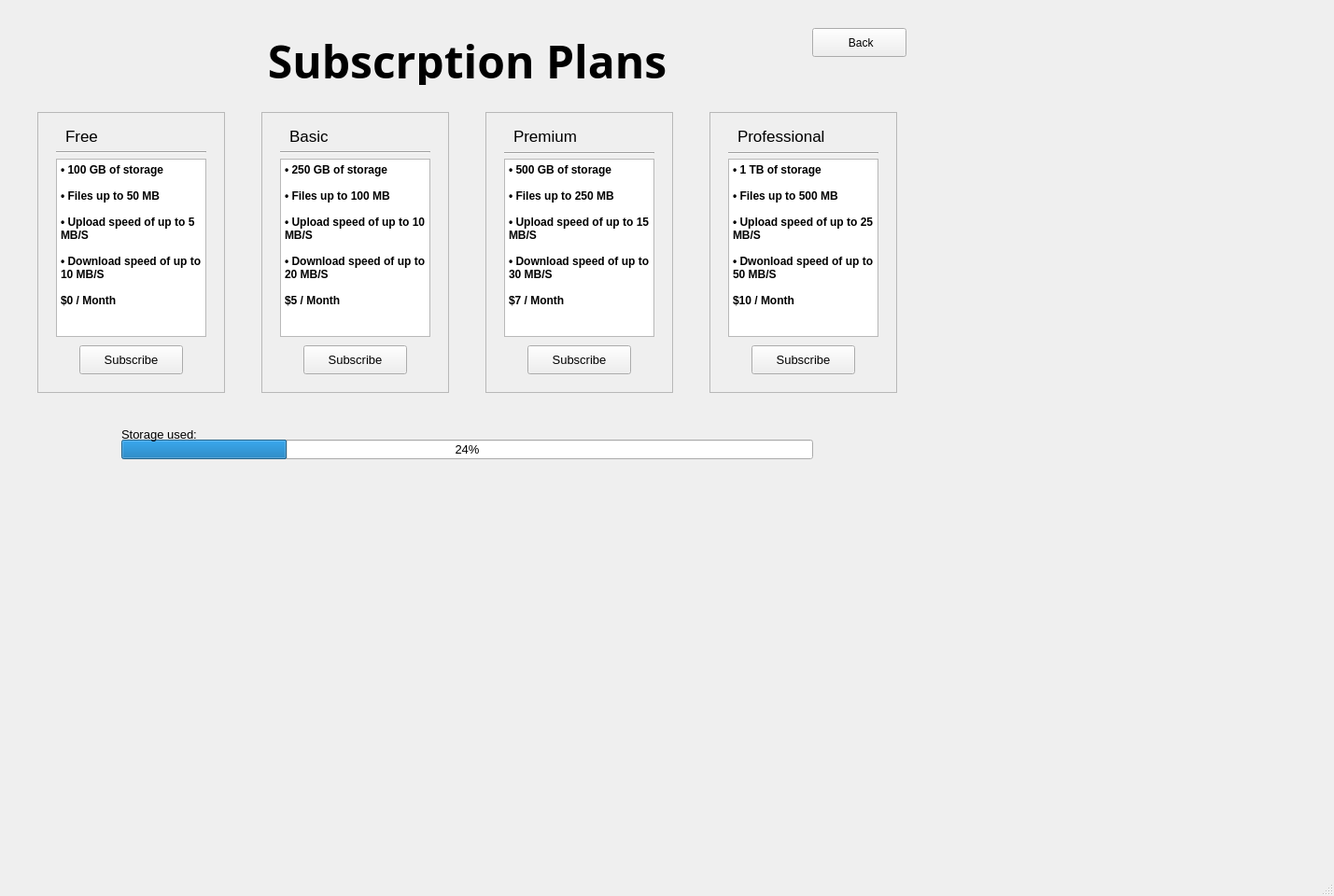
<?xml version='1.0' encoding='utf-8'?>
<ui version="4.0">
 <class>IdanCloud</class>
 <widget class="QMainWindow" name="IdanCloud">
  <property name="geometry">
   <rect>
    <x>0</x>
    <y>0</y>
    <width>1429</width>
    <height>960</height>
   </rect>
  </property>
  <property name="windowTitle">
   <string>IdanCloud</string>
  </property>
  <property name="styleSheet">
   <string notr="true" />
  </property>
  <widget class="QWidget" name="centralwidget">
   <property name="sizePolicy">
    <sizepolicy hsizetype="Expanding" vsizetype="Preferred">
     <horstretch>0</horstretch>
     <verstretch>0</verstretch>
    </sizepolicy>
   </property>
   <widget class="QLabel" name="label">
    <property name="geometry">
     <rect>
      <x>10</x>
      <y>40</y>
      <width>981</width>
      <height>51</height>
     </rect>
    </property>
    <property name="font">
     <font>
      <family>Trebuchet MS</family>
      <pointsize>36</pointsize>
      <bold>true</bold>
     </font>
    </property>
    <property name="layoutDirection">
     <enum>Qt::LayoutDirection::LeftToRight</enum>
    </property>
    <property name="styleSheet">
     <string notr="true">.btn {
    margin: 1rem;
    font-size: 1.2rem;
    color: var(--text);
    padding: 0.7rem 2rem;
    border-radius: 30em;
    border-style: none;
    text-transform: uppercase;
    letter-spacing: 2px;
    background-color: transparent;
    box-shadow: 1px 1px 10px #000000;
    transition: all .3s ease;
    opacity: 0.8;
}</string>
    </property>
    <property name="text">
     <string>Subscrption Plans</string>
    </property>
    <property name="scaledContents">
     <bool>true</bool>
    </property>
    <property name="alignment">
     <set>Qt::AlignmentFlag::AlignCenter</set>
    </property>
   </widget>
   <widget class="QProgressBar" name="storage_remaining">
    <property name="geometry">
     <rect>
      <x>130</x>
      <y>471</y>
      <width>741</width>
      <height>21</height>
     </rect>
    </property>
    <property name="font">
     <font>
      <pointsize>10</pointsize>
     </font>
    </property>
    <property name="value">
     <number>24</number>
    </property>
   </widget>
   <widget class="QLabel" name="message">
    <property name="geometry">
     <rect>
      <x>0</x>
      <y>500</y>
      <width>1001</width>
      <height>41</height>
     </rect>
    </property>
    <property name="text">
     <string />
    </property>
    <property name="alignment">
     <set>Qt::AlignmentFlag::AlignCenter</set>
    </property>
   </widget>
   <widget class="QFrame" name="free_plan">
    <property name="geometry">
     <rect>
      <x>40</x>
      <y>120</y>
      <width>201</width>
      <height>301</height>
     </rect>
    </property>
    <property name="frameShape">
     <enum>QFrame::Shape::StyledPanel</enum>
    </property>
    <property name="frameShadow">
     <enum>QFrame::Shadow::Raised</enum>
    </property>
    <property name="lineWidth">
     <number>0</number>
    </property>
    <widget class="QLabel" name="free_label">
     <property name="geometry">
      <rect>
       <x>30</x>
       <y>10</y>
       <width>121</width>
       <height>31</height>
      </rect>
     </property>
     <property name="font">
      <font>
       <pointsize>13</pointsize>
      </font>
     </property>
     <property name="text">
      <string>Free</string>
     </property>
    </widget>
    <widget class="Line" name="line">
     <property name="geometry">
      <rect>
       <x>20</x>
       <y>35</y>
       <width>161</width>
       <height>16</height>
      </rect>
     </property>
     <property name="orientation">
      <enum>Qt::Orientation::Horizontal</enum>
     </property>
    </widget>
    <widget class="QTextBrowser" name="free_text">
     <property name="geometry">
      <rect>
       <x>20</x>
       <y>50</y>
       <width>161</width>
       <height>191</height>
      </rect>
     </property>
     <property name="html">
      <string>&lt;!DOCTYPE HTML PUBLIC "-//W3C//DTD HTML 4.0//EN" "http://www.w3.org/TR/REC-html40/strict.dtd"&gt;
&lt;html&gt;&lt;head&gt;&lt;meta name="qrichtext" content="1" /&gt;&lt;meta charset="utf-8" /&gt;&lt;style type="text/css"&gt;
p, li { white-space: pre-wrap; }
hr { height: 1px; border-width: 0; }
li.unchecked::marker { content: "\2610"; }
li.checked::marker { content: "\2612"; }
&lt;/style&gt;&lt;/head&gt;&lt;body style="font-weight:700; font-style:normal;"&gt;
&lt;p style=" margin-top:0px; margin-bottom:0px; margin-left:0px; margin-right:0px; -qt-block-indent:0; text-indent:0px;"&gt;• 100 GB of storage&lt;/p&gt;
&lt;p style="-qt-paragraph-type:empty; margin-top:0px; margin-bottom:0px; margin-left:0px; margin-right:0px; -qt-block-indent:0; text-indent:0px;"&gt;&lt;br /&gt;&lt;/p&gt;
&lt;p style=" margin-top:0px; margin-bottom:0px; margin-left:0px; margin-right:0px; -qt-block-indent:0; text-indent:0px;"&gt;• Files up to 50 MB &lt;/p&gt;
&lt;p style="-qt-paragraph-type:empty; margin-top:0px; margin-bottom:0px; margin-left:0px; margin-right:0px; -qt-block-indent:0; text-indent:0px;"&gt;&lt;br /&gt;&lt;/p&gt;
&lt;p style=" margin-top:0px; margin-bottom:0px; margin-left:0px; margin-right:0px; -qt-block-indent:0; text-indent:0px;"&gt;• Upload speed of up to 5 MB/S&lt;/p&gt;
&lt;p style="-qt-paragraph-type:empty; margin-top:0px; margin-bottom:0px; margin-left:0px; margin-right:0px; -qt-block-indent:0; text-indent:0px;"&gt;&lt;br /&gt;&lt;/p&gt;
&lt;p style=" margin-top:0px; margin-bottom:0px; margin-left:0px; margin-right:0px; -qt-block-indent:0; text-indent:0px;"&gt;• Download speed of up to 10 MB/S&lt;/p&gt;
&lt;p style="-qt-paragraph-type:empty; margin-top:0px; margin-bottom:0px; margin-left:0px; margin-right:0px; -qt-block-indent:0; text-indent:0px;"&gt;&lt;br /&gt;&lt;/p&gt;
&lt;p style=" margin-top:0px; margin-bottom:0px; margin-left:0px; margin-right:0px; -qt-block-indent:0; text-indent:0px;"&gt;$0 / Month&lt;/p&gt;&lt;/body&gt;&lt;/html&gt;</string>
     </property>
    </widget>
    <widget class="QPushButton" name="free_button">
     <property name="geometry">
      <rect>
       <x>45</x>
       <y>250</y>
       <width>111</width>
       <height>31</height>
      </rect>
     </property>
     <property name="font">
      <font>
       <pointsize>10</pointsize>
      </font>
     </property>
     <property name="text">
      <string>Subscribe</string>
     </property>
    </widget>
   </widget>
   <widget class="QPushButton" name="back_button">
    <property name="geometry">
     <rect>
      <x>870</x>
      <y>30</y>
      <width>101</width>
      <height>31</height>
     </rect>
    </property>
    <property name="styleSheet">
     <string notr="true" />
    </property>
    <property name="text">
     <string> Back</string>
    </property>
    <property name="iconSize">
     <size>
      <width>20</width>
      <height>20</height>
     </size>
    </property>
   </widget>
   <widget class="QFrame" name="basic_plan">
    <property name="geometry">
     <rect>
      <x>280</x>
      <y>120</y>
      <width>201</width>
      <height>301</height>
     </rect>
    </property>
    <property name="frameShape">
     <enum>QFrame::Shape::StyledPanel</enum>
    </property>
    <property name="frameShadow">
     <enum>QFrame::Shadow::Raised</enum>
    </property>
    <property name="lineWidth">
     <number>0</number>
    </property>
    <widget class="QLabel" name="basic_label">
     <property name="geometry">
      <rect>
       <x>30</x>
       <y>10</y>
       <width>121</width>
       <height>31</height>
      </rect>
     </property>
     <property name="font">
      <font>
       <pointsize>13</pointsize>
      </font>
     </property>
     <property name="text">
      <string>Basic</string>
     </property>
    </widget>
    <widget class="Line" name="line_2">
     <property name="geometry">
      <rect>
       <x>20</x>
       <y>35</y>
       <width>161</width>
       <height>16</height>
      </rect>
     </property>
     <property name="orientation">
      <enum>Qt::Orientation::Horizontal</enum>
     </property>
    </widget>
    <widget class="QTextBrowser" name="basic_text">
     <property name="geometry">
      <rect>
       <x>20</x>
       <y>50</y>
       <width>161</width>
       <height>191</height>
      </rect>
     </property>
     <property name="html">
      <string>&lt;!DOCTYPE HTML PUBLIC "-//W3C//DTD HTML 4.0//EN" "http://www.w3.org/TR/REC-html40/strict.dtd"&gt;
&lt;html&gt;&lt;head&gt;&lt;meta name="qrichtext" content="1" /&gt;&lt;meta charset="utf-8" /&gt;&lt;style type="text/css"&gt;
p, li { white-space: pre-wrap; }
hr { height: 1px; border-width: 0; }
li.unchecked::marker { content: "\2610"; }
li.checked::marker { content: "\2612"; }
&lt;/style&gt;&lt;/head&gt;&lt;body style="font-weight:700; font-style:normal;"&gt;
&lt;p style=" margin-top:0px; margin-bottom:0px; margin-left:0px; margin-right:0px; -qt-block-indent:0; text-indent:0px;"&gt;• 250 GB of storage&lt;/p&gt;
&lt;p style="-qt-paragraph-type:empty; margin-top:0px; margin-bottom:0px; margin-left:0px; margin-right:0px; -qt-block-indent:0; text-indent:0px;"&gt;&lt;br /&gt;&lt;/p&gt;
&lt;p style=" margin-top:0px; margin-bottom:0px; margin-left:0px; margin-right:0px; -qt-block-indent:0; text-indent:0px;"&gt;• Files up to 100 MB &lt;/p&gt;
&lt;p style="-qt-paragraph-type:empty; margin-top:0px; margin-bottom:0px; margin-left:0px; margin-right:0px; -qt-block-indent:0; text-indent:0px;"&gt;&lt;br /&gt;&lt;/p&gt;
&lt;p style=" margin-top:0px; margin-bottom:0px; margin-left:0px; margin-right:0px; -qt-block-indent:0; text-indent:0px;"&gt;• Upload speed of up to 10 MB/S&lt;/p&gt;
&lt;p style="-qt-paragraph-type:empty; margin-top:0px; margin-bottom:0px; margin-left:0px; margin-right:0px; -qt-block-indent:0; text-indent:0px;"&gt;&lt;br /&gt;&lt;/p&gt;
&lt;p style=" margin-top:0px; margin-bottom:0px; margin-left:0px; margin-right:0px; -qt-block-indent:0; text-indent:0px;"&gt;• Download speed of up to 20 MB/S&lt;/p&gt;
&lt;p style="-qt-paragraph-type:empty; margin-top:0px; margin-bottom:0px; margin-left:0px; margin-right:0px; -qt-block-indent:0; text-indent:0px;"&gt;&lt;br /&gt;&lt;/p&gt;
&lt;p style=" margin-top:0px; margin-bottom:0px; margin-left:0px; margin-right:0px; -qt-block-indent:0; text-indent:0px;"&gt;$5 / Month&lt;/p&gt;&lt;/body&gt;&lt;/html&gt;</string>
     </property>
    </widget>
    <widget class="QPushButton" name="basic_button">
     <property name="geometry">
      <rect>
       <x>45</x>
       <y>250</y>
       <width>111</width>
       <height>31</height>
      </rect>
     </property>
     <property name="font">
      <font>
       <pointsize>10</pointsize>
      </font>
     </property>
     <property name="text">
      <string>Subscribe</string>
     </property>
    </widget>
   </widget>
   <widget class="QFrame" name="Professional_plan">
    <property name="geometry">
     <rect>
      <x>760</x>
      <y>120</y>
      <width>201</width>
      <height>301</height>
     </rect>
    </property>
    <property name="frameShape">
     <enum>QFrame::Shape::StyledPanel</enum>
    </property>
    <property name="frameShadow">
     <enum>QFrame::Shadow::Raised</enum>
    </property>
    <property name="lineWidth">
     <number>0</number>
    </property>
    <widget class="QLabel" name="professional_label">
     <property name="geometry">
      <rect>
       <x>30</x>
       <y>10</y>
       <width>121</width>
       <height>31</height>
      </rect>
     </property>
     <property name="font">
      <font>
       <pointsize>13</pointsize>
      </font>
     </property>
     <property name="text">
      <string>Professional</string>
     </property>
    </widget>
    <widget class="Line" name="line_3">
     <property name="geometry">
      <rect>
       <x>20</x>
       <y>36</y>
       <width>161</width>
       <height>16</height>
      </rect>
     </property>
     <property name="lineWidth">
      <number>1</number>
     </property>
     <property name="orientation">
      <enum>Qt::Orientation::Horizontal</enum>
     </property>
    </widget>
    <widget class="QTextBrowser" name="professional_text">
     <property name="geometry">
      <rect>
       <x>20</x>
       <y>50</y>
       <width>161</width>
       <height>191</height>
      </rect>
     </property>
     <property name="html">
      <string>&lt;!DOCTYPE HTML PUBLIC "-//W3C//DTD HTML 4.0//EN" "http://www.w3.org/TR/REC-html40/strict.dtd"&gt;
&lt;html&gt;&lt;head&gt;&lt;meta name="qrichtext" content="1" /&gt;&lt;meta charset="utf-8" /&gt;&lt;style type="text/css"&gt;
p, li { white-space: pre-wrap; }
hr { height: 1px; border-width: 0; }
li.unchecked::marker { content: "\2610"; }
li.checked::marker { content: "\2612"; }
&lt;/style&gt;&lt;/head&gt;&lt;body style="font-weight:700; font-style:normal;"&gt;
&lt;p style=" margin-top:0px; margin-bottom:0px; margin-left:0px; margin-right:0px; -qt-block-indent:0; text-indent:0px;"&gt;• 1 TB of storage&lt;/p&gt;
&lt;p style="-qt-paragraph-type:empty; margin-top:0px; margin-bottom:0px; margin-left:0px; margin-right:0px; -qt-block-indent:0; text-indent:0px;"&gt;&lt;br /&gt;&lt;/p&gt;
&lt;p style=" margin-top:0px; margin-bottom:0px; margin-left:0px; margin-right:0px; -qt-block-indent:0; text-indent:0px;"&gt;• Files up to 500 MB &lt;/p&gt;
&lt;p style="-qt-paragraph-type:empty; margin-top:0px; margin-bottom:0px; margin-left:0px; margin-right:0px; -qt-block-indent:0; text-indent:0px;"&gt;&lt;br /&gt;&lt;/p&gt;
&lt;p style=" margin-top:0px; margin-bottom:0px; margin-left:0px; margin-right:0px; -qt-block-indent:0; text-indent:0px;"&gt;• Upload speed of up to 25 MB/S&lt;/p&gt;
&lt;p style="-qt-paragraph-type:empty; margin-top:0px; margin-bottom:0px; margin-left:0px; margin-right:0px; -qt-block-indent:0; text-indent:0px;"&gt;&lt;br /&gt;&lt;/p&gt;
&lt;p style=" margin-top:0px; margin-bottom:0px; margin-left:0px; margin-right:0px; -qt-block-indent:0; text-indent:0px;"&gt;• Dwonload speed of up to 50 MB/S&lt;/p&gt;
&lt;p style="-qt-paragraph-type:empty; margin-top:0px; margin-bottom:0px; margin-left:0px; margin-right:0px; -qt-block-indent:0; text-indent:0px;"&gt;&lt;br /&gt;&lt;/p&gt;
&lt;p style=" margin-top:0px; margin-bottom:0px; margin-left:0px; margin-right:0px; -qt-block-indent:0; text-indent:0px;"&gt;$10 / Month&lt;/p&gt;&lt;/body&gt;&lt;/html&gt;</string>
     </property>
    </widget>
    <widget class="QPushButton" name="professional_button">
     <property name="geometry">
      <rect>
       <x>45</x>
       <y>250</y>
       <width>111</width>
       <height>31</height>
      </rect>
     </property>
     <property name="font">
      <font>
       <pointsize>10</pointsize>
      </font>
     </property>
     <property name="text">
      <string>Subscribe</string>
     </property>
    </widget>
   </widget>
   <widget class="QFrame" name="premium_plan">
    <property name="geometry">
     <rect>
      <x>520</x>
      <y>120</y>
      <width>201</width>
      <height>301</height>
     </rect>
    </property>
    <property name="frameShape">
     <enum>QFrame::Shape::StyledPanel</enum>
    </property>
    <property name="frameShadow">
     <enum>QFrame::Shadow::Raised</enum>
    </property>
    <property name="lineWidth">
     <number>0</number>
    </property>
    <widget class="QLabel" name="premiun_label">
     <property name="geometry">
      <rect>
       <x>30</x>
       <y>10</y>
       <width>121</width>
       <height>31</height>
      </rect>
     </property>
     <property name="font">
      <font>
       <pointsize>13</pointsize>
      </font>
     </property>
     <property name="text">
      <string>Premium</string>
     </property>
    </widget>
    <widget class="Line" name="line_4">
     <property name="geometry">
      <rect>
       <x>20</x>
       <y>36</y>
       <width>161</width>
       <height>16</height>
      </rect>
     </property>
     <property name="orientation">
      <enum>Qt::Orientation::Horizontal</enum>
     </property>
    </widget>
    <widget class="QTextBrowser" name="premium_text">
     <property name="geometry">
      <rect>
       <x>20</x>
       <y>50</y>
       <width>161</width>
       <height>191</height>
      </rect>
     </property>
     <property name="html">
      <string>&lt;!DOCTYPE HTML PUBLIC "-//W3C//DTD HTML 4.0//EN" "http://www.w3.org/TR/REC-html40/strict.dtd"&gt;
&lt;html&gt;&lt;head&gt;&lt;meta name="qrichtext" content="1" /&gt;&lt;meta charset="utf-8" /&gt;&lt;style type="text/css"&gt;
p, li { white-space: pre-wrap; }
hr { height: 1px; border-width: 0; }
li.unchecked::marker { content: "\2610"; }
li.checked::marker { content: "\2612"; }
&lt;/style&gt;&lt;/head&gt;&lt;body style="font-weight:700; font-style:normal;"&gt;
&lt;p style=" margin-top:0px; margin-bottom:0px; margin-left:0px; margin-right:0px; -qt-block-indent:0; text-indent:0px;"&gt;• 500 GB of storage&lt;/p&gt;
&lt;p style="-qt-paragraph-type:empty; margin-top:0px; margin-bottom:0px; margin-left:0px; margin-right:0px; -qt-block-indent:0; text-indent:0px;"&gt;&lt;br /&gt;&lt;/p&gt;
&lt;p style=" margin-top:0px; margin-bottom:0px; margin-left:0px; margin-right:0px; -qt-block-indent:0; text-indent:0px;"&gt;• Files up to 250 MB &lt;/p&gt;
&lt;p style="-qt-paragraph-type:empty; margin-top:0px; margin-bottom:0px; margin-left:0px; margin-right:0px; -qt-block-indent:0; text-indent:0px;"&gt;&lt;br /&gt;&lt;/p&gt;
&lt;p style=" margin-top:0px; margin-bottom:0px; margin-left:0px; margin-right:0px; -qt-block-indent:0; text-indent:0px;"&gt;• Upload speed of up to 15 MB/S&lt;/p&gt;
&lt;p style="-qt-paragraph-type:empty; margin-top:0px; margin-bottom:0px; margin-left:0px; margin-right:0px; -qt-block-indent:0; text-indent:0px;"&gt;&lt;br /&gt;&lt;/p&gt;
&lt;p style=" margin-top:0px; margin-bottom:0px; margin-left:0px; margin-right:0px; -qt-block-indent:0; text-indent:0px;"&gt;• Download speed of up to 30 MB/S&lt;/p&gt;
&lt;p style="-qt-paragraph-type:empty; margin-top:0px; margin-bottom:0px; margin-left:0px; margin-right:0px; -qt-block-indent:0; text-indent:0px;"&gt;&lt;br /&gt;&lt;/p&gt;
&lt;p style=" margin-top:0px; margin-bottom:0px; margin-left:0px; margin-right:0px; -qt-block-indent:0; text-indent:0px;"&gt;$7 / Month&lt;/p&gt;&lt;/body&gt;&lt;/html&gt;</string>
     </property>
    </widget>
    <widget class="QPushButton" name="premium_button">
     <property name="geometry">
      <rect>
       <x>45</x>
       <y>250</y>
       <width>111</width>
       <height>31</height>
      </rect>
     </property>
     <property name="font">
      <font>
       <pointsize>10</pointsize>
      </font>
     </property>
     <property name="text">
      <string>Subscribe</string>
     </property>
    </widget>
   </widget>
   <widget class="QLabel" name="storage_label">
    <property name="geometry">
     <rect>
      <x>130</x>
      <y>450</y>
      <width>541</width>
      <height>31</height>
     </rect>
    </property>
    <property name="font">
     <font>
      <pointsize>10</pointsize>
     </font>
    </property>
    <property name="text">
     <string>Storage used:</string>
    </property>
   </widget>
  </widget>
  <widget class="QStatusBar" name="statusbar" />
 </widget>
 <resources />
 <connections />
</ui>
